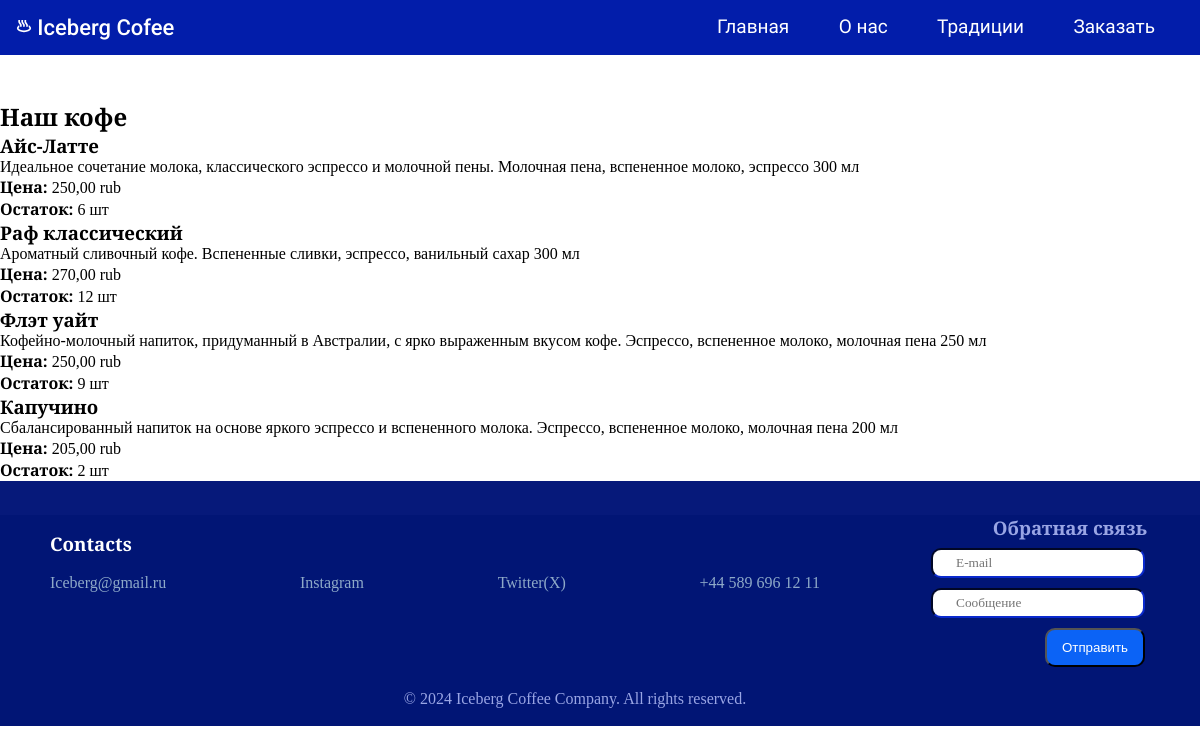
Page /order/ on the earlier database version.
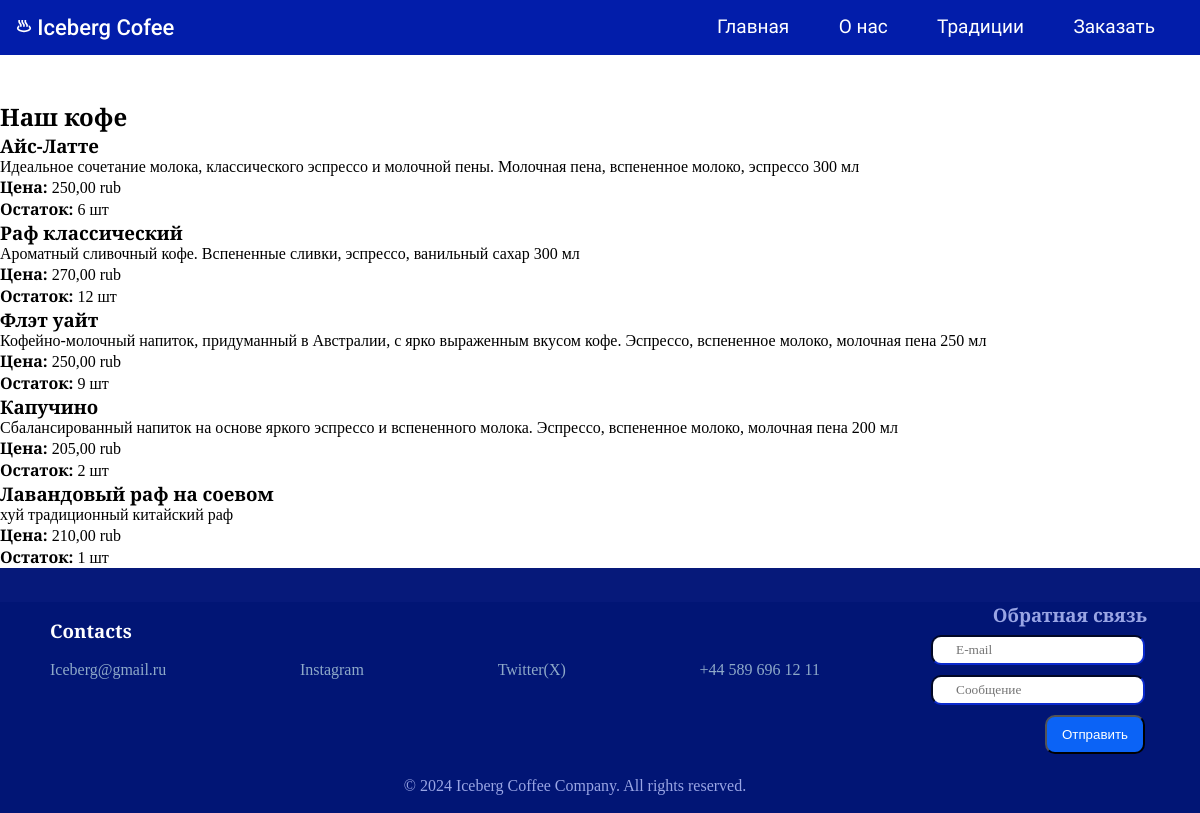
Same page on the later database version.
### order/models.py (models this page shows, shortened)
class Coffee(models.Model):
    name = models.CharField(max_length=100, verbose_name="Название")
    description = models.TextField(verbose_name="Описание")
    price = models.DecimalField(max_digits=6, decimal_places=2, verbose_name="Цена")
    quantity = models.IntegerField(verbose_name="Остаток")

### order/views.py (the view)
# urls.py: path('order/', include('order.urls')),
def order(request):
    coffees = Coffee.objects.all()
    return render(request, 'order/order.html', {'coffees': coffees})

### order/templates/order/order.html (shortened to what this page needs)
{% extends 'shapka_templ.html' %}
{% block body %}
<div style="margin-top: 100px">
    <h2>Наш кофе</h2>
    <div class="coffee-list">
        {% for coffee in coffees %}
            <div class="coffe-item">
                <h3>{{ coffee.name }}</h3>
                <p>{{ coffee.description }}</p>
                <p><strong>Цена:</strong> {{ coffee.price }} rub </p>
                <p><strong>Остаток:</strong> {{ coffee.quantity }} шт </p>
            </div>
        {% endfor %}
    </div>
    </div>
{% endblock %}

### templates/shapka_templ.html (shortened to what this page needs)
<!DOCTYPE html>
<html lang="ru">
<head>
    {% load static %}
</head>
{% block header %}
<body>
<div class="obertka">
        <header class="container">
            <img src="{% static 'main/images/logo.svg' %}" width="1.5%">
            <span class="logo">Iceberg Cofee</span>
            <nav>
                <ul>
                    <li><a href="{% url 'main' %}">Главная</a></li>
                    <li><a href="{% url 'about' %}">О нас</a></li>
                    <li><a href="{% url 'recept' %}">Традиции</a></li>
                    <li><a href="{% url 'order' %}">Заказать</a></li>
                </ul>
            </nav>
        </header>
</div>
</body>
{% endblock %}
{% block body %}
{% endblock %}
{% block footer %}
<div class="obertka-k">
        <div class="kontakt">
            <h3>Contacts</h3>
            <br>
            <ul>
                <li><a href="#">Iceberg@gmail.ru</a></li>
                <li><a href="https://www.instagram.com/realdonaldtrump/">Instagram</a></li>
                <li><a href="https://twitter.com/realdonaldtrump">Twitter(X)</a></li>
                <li><a href="#">+44 589 696 12 11</a></li>
            </ul>
        </div>
    </div>
            <div class = "form-zvonok" >
                <div>
                    <h3> Обратная связь</h3>
                    <input type ='email' name = 'username' required placeholder="E-mail">
                    <br>
                    <input type='text' name='usernumber' required placeholder="Сообщение">
                    <br>
                    <button>Отправить</button>
                </div>
                <br>
                <p>© 2024 Iceberg Coffee Company. All rights reserved.</p>
                <br>
            </div>
{% endblock %}
</html>

### templates/shapka_templ.html (style rules this page uses)
html { scroll-behavior: smooth; width: 100%; max-width: 100%; overflow-x: hidden; }
* { margin: 0; padding: 0; box-sizing: border-box; }
body { font-family: "Merriweather", serif; font-weight: 400; font-style: normal; color: #000000; font-size: 16px }
a { text-decoration: none; }
img { max-width: 100%; }
.obertka { background-color: #fff; width: 100% }
.container { width: 100%; margin: 0; }
header { font-family: "Fira Sans", sans-serif; font-weight: 400; font-style: normal; font-size: 19px; position: fixed; padding: 15px; width: 100%; background-color: #021daa; display: block; top: 0; height: 55px; z-index: 100; }
header .logo { font-family: "Roboto", sans-serif; font-weight: 500; font-style: normal; color: #fff; font-size: 22px; }
header nav { float: right; width: 40%; }
header nav ul { margin-right: 30px; list-style: none; display: flex; justify-content: space-between; z-index: 2; position: relative; }
header nav ul li { display: inline-block; }
header nav ul li a { color: #fff; }
.obertka-k { background: #06197a; width: 100%; }
.kontakt { padding: 50px; }
.kontakt h3 { color: #fff; }
.kontakt ul { list-style: none; display: flex; justify-content: space-between; z-index: 2; position: relative; width: 70%; }
.kontakt ul li a { color: #8ea9c8; }
.form-zvonok { text-align: right; padding-right: 50px; margin-top: -130px; background: #011575; }
.form-zvonok { color: #99a5e4; }
.form-zvonok input { background: #fff; border-color: #06197a; border-radius: 10px; font-family: "Merriweather", serif; font-weight: 400; margin: 5px; padding: 5px 2%; }
.form-zvonok h3 { margin-left: 100px; margin: 3px; }
.form-zvonok p { text-align: center; }
.form-zvonok button { margin: 5px; border-radius: 10px; color: white; transition: .2s linear; background: #0B63F6; padding: 10px 15px; }

Differences in the rows shown:
added Coffee: name "Лавандовый раф на соевом", description "хуй традиционный китайский раф", price "210,00", quantity "1"
